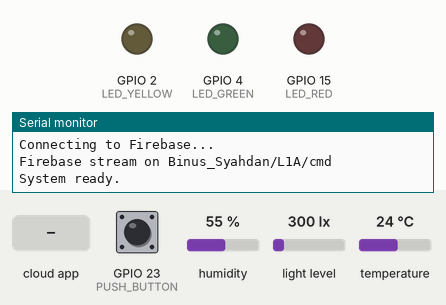
This program was run on a simulated ESP32. On the bench: output pins drawn as LEDs (lit = HIGH), the last lines printed to the serial monitor. Inputs (shaded band) come from the test bench; at power-on: GPIO 23 (PUSH_BUTTON) HIGH, humidity 55 %, light level 300 lx, temperature 24 °C. WiFi joins after 1.5 s; servers stay silent unless stated.

Above: at 2.8 s.
2.9 s: the phone or cloud app sets ledGreen to 1
At 3.9 s:
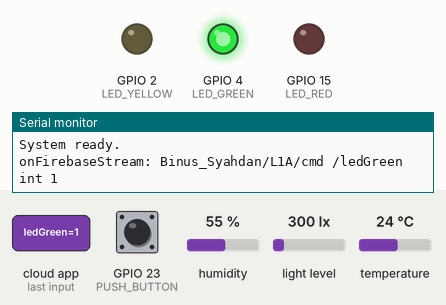
12.7 s: the phone or cloud app sets ledRed to 1
At 13.7 s:
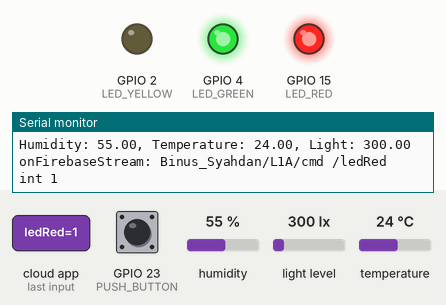
22.7 s: the phone or cloud app sets ledGreen to 0
At 23.7 s:
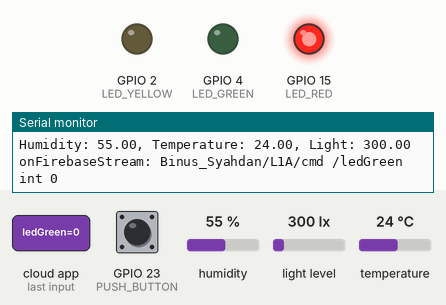
32.7 s: the phone or cloud app sets ledRed to 0
At 41.0 s:
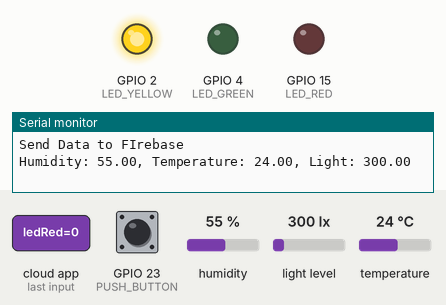
Timing chart, 0 to 62.6 s (numbered marks = the images above; inputs shaded):
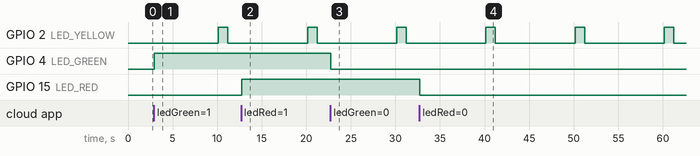

Measured:
- after the input at 2.9 s, GPIO 4 (LED_GREEN): LOW → HIGH after 0.06 s
- after the input at 12.7 s, GPIO 15 (LED_RED): LOW → HIGH after 0.06 s
- after the input at 22.7 s, GPIO 4 (LED_GREEN): HIGH → LOW after 0.06 s
- after the input at 32.7 s, GPIO 15 (LED_RED): HIGH → LOW after 0.06 s
- by itself, GPIO 2 (LED_YELLOW): alternates HIGH for 1.1 s and LOW for 8.9 s

The program:

main.cpp
```cpp
#include <Arduino.h>
#include <DHTesp.h>
#include <BH1750.h>
#include <Firebase_ESP_Client.h>
#include "devices.h"

#define FIREBASE_HOST "https://ce-binus-iot-course-default-rtdb.asia-southeast1.firebasedatabase.app/"
#define FIREBASE_AUTH "Du6OLGVeZMdhMce3NFlnh4V7JYFTXM6S1el4U5pH"
#define WIFI_SSID "Steff-IoT"
#define WIFI_PASSWORD "steffiot123"

DHTesp dht;
BH1750 lightMeter;

FirebaseData fbdo;
FirebaseConfig fbConfig;
FirebaseData fbdoStream;

void WifiConnect()
{
  WiFi.mode(WIFI_STA);
  WiFi.begin(WIFI_SSID, WIFI_PASSWORD);
  while (WiFi.waitForConnectResult() != WL_CONNECTED) {
    Serial.println("Connection Failed! Rebooting...");
    delay(5000);
    ESP.restart();
  }
  Serial.print("System connected with IP address: ");
  Serial.println(WiFi.localIP());
  Serial.printf("RSSI: %d\n", WiFi.RSSI());
}

void onFirebaseRecv(FirebaseStream data)
{
  //onFirebaseStream: /cmd /ledGreen int 0
  Serial.printf("onFirebaseStream: %s %s %s %s\n", data.streamPath().c_str(),
                data.dataPath().c_str(), data.dataType().c_str(),
                data.stringData().c_str());
  if (data.dataType() == "int")
  {
    int value = data.intData();
    if (data.dataPath() == "/ledGreen")
      digitalWrite(LED_GREEN, value);
    else if (data.dataPath() == "/ledYellow")
      digitalWrite(LED_YELLOW, value);
    else if (data.dataPath() == "/ledRed")
      digitalWrite(LED_RED, value);
  }
}

void Firebase_Init(const String& streamPath)
{
  FirebaseAuth fbAuth;
  fbConfig.host = FIREBASE_HOST;
  fbConfig.signer.tokens.legacy_token = FIREBASE_AUTH;
  Firebase.begin(&fbConfig, &fbAuth);
  Firebase.reconnectWiFi(true);

  fbdo.setResponseSize(2048);
  Firebase.RTDB.setwriteSizeLimit(&fbdo, "medium");
  while (!Firebase.ready())
  {
    Serial.println("Connecting to firebase...");
    delay(1000);
  }
  String path = streamPath;
  if (Firebase.RTDB.beginStream(&fbdoStream, path.c_str()))
  {
    Serial.println("Firebase stream on "+ path);
    Firebase.RTDB.setStreamCallback(&fbdoStream, onFirebaseRecv, 0);
  }
  else
    Serial.println("Firebase stream failed: "+fbdoStream.errorReason());
}

void setup() {
  Serial.begin(115200);
  pinMode(LED_BUILTIN, OUTPUT);
  pinMode(LED_RED, OUTPUT);
  pinMode(LED_GREEN, OUTPUT);
  pinMode(LED_YELLOW, OUTPUT);
  dht.setup(DHT_PIN, DHTesp::DHT11);
  pinMode(PUSH_BUTTON, INPUT_PULLUP);
  Wire.begin();
  lightMeter.begin();
  WifiConnect();
  Serial.println("Connecting to Firebase...");
  Firebase_Init("Binus_Syahdan/L1A/cmd");
  Serial.println("System ready.");
}

unsigned long nTimerHelpButton = 0;
unsigned long nTimerSendData = 0;
void loop() {
  unsigned long nNow;

  nNow = millis();
  if ((nNow - nTimerHelpButton)>5000) // tiap 5 detik lakukan:
  {
    nTimerHelpButton = nNow;
    if (digitalRead(PUSH_BUTTON)==LOW)
    {
      Serial.println("Button pressed!");
      Firebase.RTDB.setInt(&fbdo,  "Binus_Syahdan/L1A/data/current/helpButton", 1);
    }
    else
    {
      Firebase.RTDB.setInt(&fbdo,  "Binus_Syahdan/L1A/data/current/helpButton", 0);
    }
  }

  nNow = millis();
  if (nNow - nTimerSendData>10000) // tiap 10 detik lakukan:
  {
    digitalWrite(LED_BUILTIN, HIGH);
    nTimerSendData = nNow;
    Serial.println("Send Data to FIrebase");

    float fHumidity = dht.getHumidity();
    float fTemperature = dht.getTemperature();
    float lux = lightMeter.readLightLevel();
    Serial.printf("Humidity: %.2f, Temperature: %.2f, Light: %.2f \n",
        fHumidity, fTemperature, lux);
    Firebase.RTDB.setInt(&fbdo,   "Binus_Syahdan/L1A/data/current/milis", millis());
    Firebase.RTDB.setFloat(&fbdo, "Binus_Syahdan/L1A/data/current/temperature", fTemperature);
    Firebase.RTDB.setFloat(&fbdo, "Binus_Syahdan/L1A/data/current/humidity", fHumidity);
    Firebase.RTDB.setFloat(&fbdo, "Binus_Syahdan/L1A/data/current/lux", lux);

    Firebase.RTDB.pushFloat(&fbdo, "Binus_Syahdan/L1A/data/history/temperature", fTemperature);
    Firebase.RTDB.pushFloat(&fbdo, "Binus_Syahdan/L1A/data/history/humidity", fHumidity);
    Firebase.RTDB.pushFloat(&fbdo, "Binus_Syahdan/L1A/data/history/lux", lux);
    digitalWrite(LED_BUILTIN, LOW);
  }
}
```

devices.h
```cpp
#define LED_RED 15
#define LED_YELLOW 2 // LED_BUILTIN
#define LED_GREEN 4
#define DHT_PIN 5
#define PUSH_BUTTON 23
#define SDA_PIN 21
#define SCL_PIN 22
```
